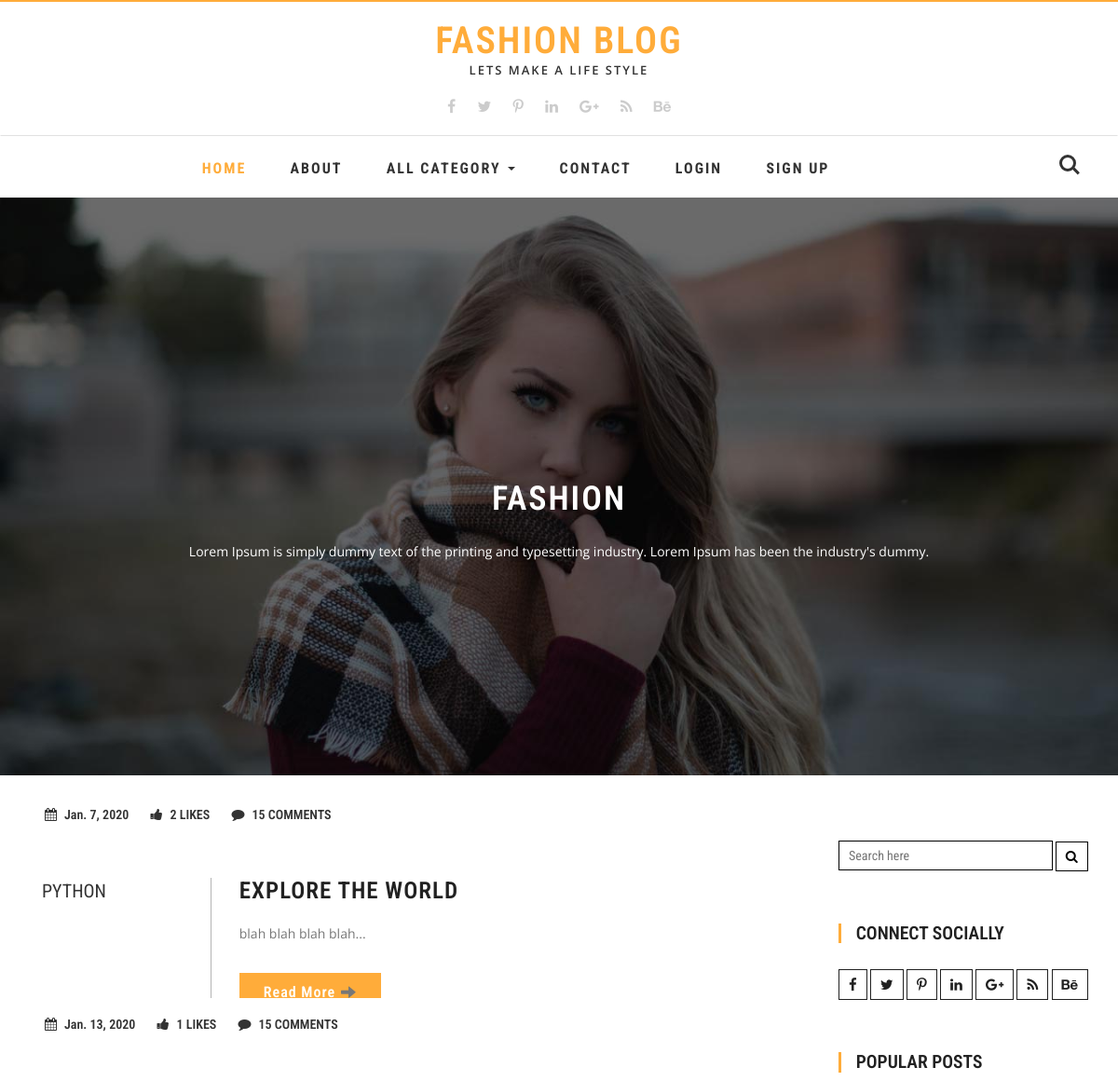
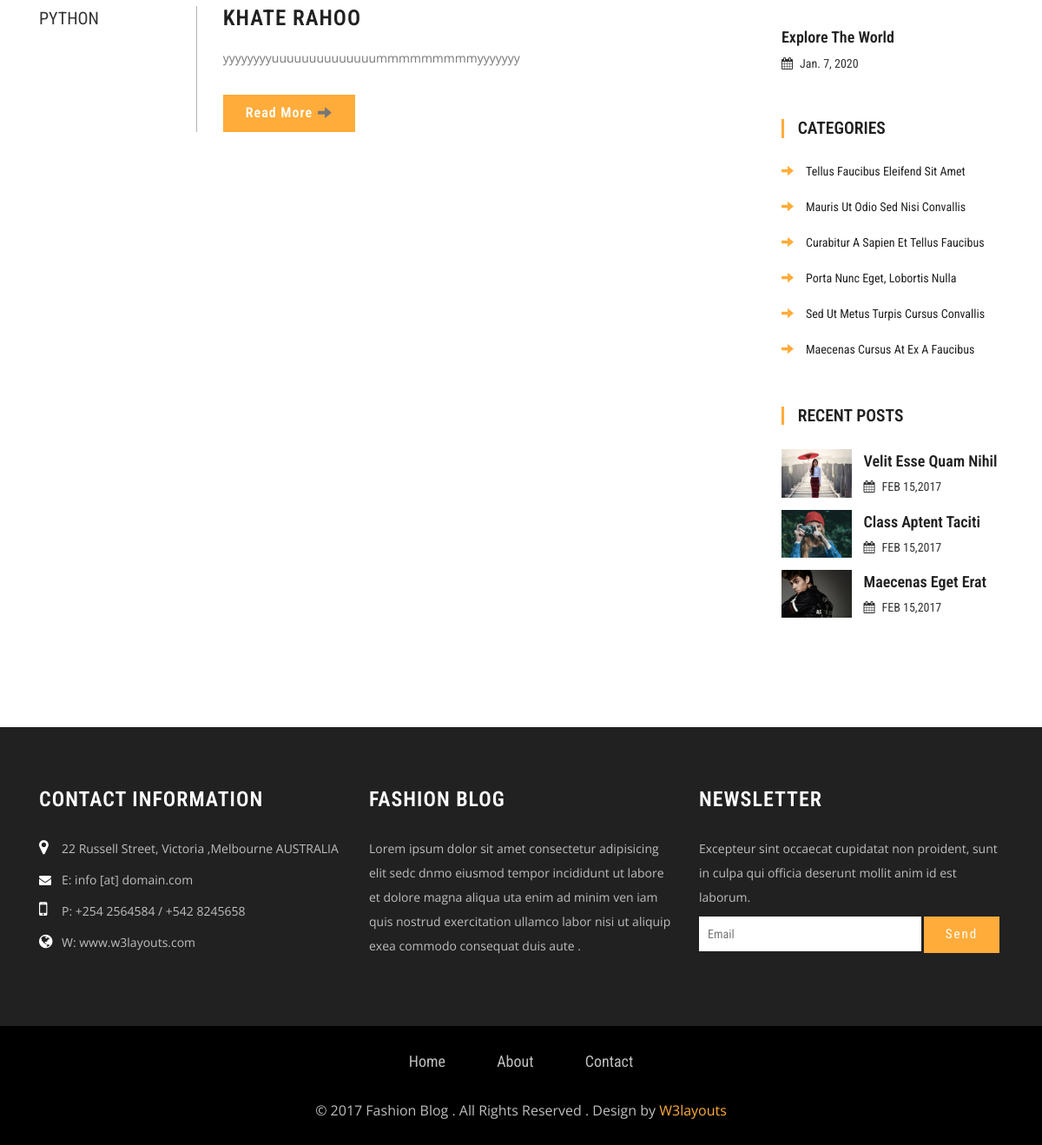
The page / on the database its author committed (2 pictures, top to bottom).
### Blog/models.py (models this page shows, shortened)
class Post(models.Model):
    cat = models.ForeignKey(Category,on_delete=models.CASCADE,null=True)
    usr = models.ForeignKey(User,on_delete=models.CASCADE,null=True)
    title = models.CharField(max_length=100,null=True)
    short_des = models.TextField(null=True)
    Long_des = models.TextField(null=True)
    image = models.FileField(null=True)
    date = models.DateField(null=True)

### Blog/views.py (the view)
# urls.py: 2. Add a URL to urlpatterns:  path('', Home.as_view(), name='home')
def Home(request):
    all_post = Post.objects.all()
    li = []
    for i in all_post:
        like = LikeComment.objects.filter(post_data=i,like = True).count()
        li.append(like)
    z = zip(all_post,li)
    top3,recent3 = Recent_and_popular()
    d= {"allcat":All_category(),"all_post":z,"top3":top3,"recent3":recent3}
    return render(request,'index.html',d)

### Blog/views.py (called while the page is built)
def All_category():
    all_cat = Category.objects.all()
    return all_cat

def Recent_and_popular():
    allpost = Post.objects.all()
    recent_three = allpost[::-1][:3]
    like = []
    le = len(allpost)
    newpost = []
    for i in allpost:
        l = LikeComment.objects.filter( post_data=i,like=True).count()
        like.append(l)
        for i in range (le):
            if max(like) > 0:
                m = max(like)
                p = like.index(m)
                po = allpost[p]
                like.pop(p)
                like.insert(p,0)
                newpost.append(po)
        top_three = newpost[:3]
        return top_three,recent_three

### Blog/templates/index.html (shortened to what this page needs)
{% extends 'base.html' %}
{% load static %}
{% block body %}
	<div class="w3-slider">
		<ul id="demo1">
			<li>
				<img src="{% static 'images/1.jpg' %}" alt="" />
				<div class="slide-desc">
					<h3>Fashion</h3>
					<p>Lorem Ipsum is simply dummy text of the printing and typesetting industry. Lorem Ipsum has been the industry's dummy. </p>
				</div>
			</li>
		</ul>
	</div>
	<div class="container">
		<div class="banner-btm-agile">
			<div class="col-md-9 btm-wthree-left">
				{% for p,l in all_post %}
				<div class="wthree-top">
					<div class="w3agile-top">
						<div class="w3agile-middle">
						<ul>
							<li><a href="#"><i class="fa fa-calendar" aria-hidden="true"></i>{{ p.date }}</a></li>
							<li><a href="{% url 'like' p.id %}"><i class="fa fa-thumbs-up" aria-hidden="true"></i>{{ l }} LIKES</a></li>
							<li><a href="#"><i class="fa fa-comment" aria-hidden="true"></i>15 COMMENTS</a></li>
						</ul>
					</div>
					</div>
					<div class="w3agile-bottom">
						<div class="col-md-3 w3agile-left">
							<h5>{{ p.usr.username }}</h5>
						</div>
						<div class="col-md-9 w3agile-right">
							<h3><a href="singlepage.html">{{ p.title }} </a></h3>
							<p>{{ p.short_des }}</p>
							<a class="agileits w3layouts" href="{% url 'blog_d' p.id %}">Read More<span class="glyphicon agileits w3layouts glyphicon-arrow-right" aria-hidden="true"></span></a>
						</div>
							<div class="clearfix"></div>
					</div>
				</div>
				{% endfor %}
			</div>
			<div class="col-md-3 w3agile_blog_left">
				<div class="wthreesearch">
							<form action="#" method="post">
								<input type="search" name="Search" placeholder="Search here" required="">
								<button type="submit" class="btn btn-default search" aria-label="Left Align">
									<i class="fa fa-search" aria-hidden="true"></i>
								</button>
							</form>
				</div>
				<div class="agileinfo_calender">
				<h3>CONNECT SOCIALLY</h3>
				<div class="w3ls-social-icons-1">
					<a class="facebook" href="#"><i class="fa fa-facebook"></i></a>
					<a class="twitter" href="#"><i class="fa fa-twitter"></i></a>
					<a class="pinterest" href="#"><i class="fa fa-pinterest-p"></i></a>
					<a class="linkedin" href="#"><i class="fa fa-linkedin"></i></a>
					<a class="linkedin" href="#"><i class="fa fa-google-plus"></i></a>
					<a class="linkedin" href="#"><i class="fa fa-rss"></i></a>
					<a class="linkedin" href="#"><i class="fa fa-behance"></i></a>
				</div>
				</div>
				<div class="w3ls_popular_posts">
					<h3>Popular Posts</h3>
					{% for i in top3 %}
					<div class="agileits_popular_posts_grid">
						<h4><a href="singlepage.html">{{ i.title }}</a></h4>
						<h5><i class="fa fa-calendar" aria-hidden="true"></i>{{ i.date }}</h5>
					</div>
				</div>
				{% endfor %}
				<div class="w3l_categories">
					<h3>Categories</h3>
					<ul>
						<li><a href="singlepage.html"><span class="glyphicon glyphicon-arrow-right" aria-hidden="true"></span>tellus faucibus eleifend sit amet</a></li>
						<li><a href="singlepage.html"><span class="glyphicon glyphicon-arrow-right" aria-hidden="true"></span>Mauris ut odio sed nisi convallis</a></li>
						<li><a href="singlepage.html"><span class="glyphicon glyphicon-arrow-right" aria-hidden="true"></span>Curabitur a sapien et tellus faucibus</a></li>
						<li><a href="singlepage.html"><span class="glyphicon glyphicon-arrow-right" aria-hidden="true"></span>porta nunc eget, lobortis nulla</a></li>
						<li><a href="singlepage.html"><span class="glyphicon glyphicon-arrow-right" aria-hidden="true"></span>Sed ut metus turpis cursus convallis</a></li>
						<li><a href="singlepage.html"><span class="glyphicon glyphicon-arrow-right" aria-hidden="true"></span>Maecenas cursus at ex a faucibus</a></li>
					</ul>
				</div>
			<div class="w3ls_recent_posts">
					<h3>Recent Posts</h3>
					<div class="agileits_recent_posts_grid">
						<div class="agileits_recent_posts_gridl">
							<div class="w3agile_special_deals_grid_left_grid">
									<a href="singlepage.html"><img src="{% static 'images/r1.jpg' %}" class="img-responsive" alt="" /></a>
								</div>
						</div>
						<div class="agileits_recent_posts_gridr">
							<h4><a href="singlepage.html">velit esse quam nihil</a></h4>
							<h5><i class="fa fa-calendar" aria-hidden="true"></i>FEB 15,2017</h5>
						</div>
						<div class="clearfix"> </div>
					</div>
					<div class="agileits_recent_posts_grid">
						<div class="agileits_recent_posts_gridl">
							<div class="w3agile_special_deals_grid_left_grid">
									<a href="singlepage.html"><img src="{% static 'images/r2.jpg' %}" class="img-responsive" alt="" /></a>
								</div>
						</div>
						<div class="agileits_recent_posts_gridr">
							<h4><a href="singlepage.html">Class aptent taciti </a></h4>
							<h5><i class="fa fa-calendar" aria-hidden="true"></i>FEB 15,2017</h5>
						</div>
						<div class="clearfix"> </div>
					</div>
					<div class="agileits_recent_posts_grid">
						<div class="agileits_recent_posts_gridl">
							<div class="w3agile_special_deals_grid_left_grid">
									<a href="singlepage.html"><img src="{% static 'images/r3.jpg' %}" class="img-responsive" alt="" /></a>
								</div>
						</div>
						<div class="agileits_recent_posts_gridr">
							<h4><a href="singlepage.html">Maecenas eget erat </a></h4>
							<h5><i class="fa fa-calendar" aria-hidden="true"></i>FEB 15,2017</h5>
						</div>
						<div class="clearfix"> </div>
					</div>
				</div>
			</div>
			<div class="clearfix"></div>
		</div>
	</div>
{% endblock %}

### Blog/templates/base.html (shortened to what this page needs)
<!DOCTYPE html>
<html lang="en">
<head>
	{% load static %}
<link href="{% static 'css/font-awesome.min.css' %}" rel="stylesheet" type="text/css" media="all" />
<link href="{% static 'css/bootstrap.min.css' %}" rel="stylesheet" type="text/css" media="all" />
<link href="{% static 'css/style.css' %}" rel="stylesheet" type="text/css" media="all" />
<link rel="stylesheet" href="{% static 'css/flexslider.css' %}" type="text/css" media="screen" property="" />
<link href="{% static 'css/skdslider.css' %}" rel="stylesheet">
</head>
<body>
	<header>
		<div class="w3layouts-top-strip">
			<div class="container">
				<div class="logo">
					<h1><a href="{% url 'home' %}">Fashion Blog</a></h1>
					<p>lets make a Life style</p>
				</div>
				<div class="w3ls-social-icons">
					<a class="facebook" href="#"><i class="fa fa-facebook"></i></a>
					<a class="twitter" href="#"><i class="fa fa-twitter"></i></a>
					<a class="pinterest" href="#"><i class="fa fa-pinterest-p"></i></a>
					<a class="linkedin" href="#"><i class="fa fa-linkedin"></i></a>
					<a class="linkedin" href="#"><i class="fa fa-google-plus"></i></a>
					<a class="linkedin" href="#"><i class="fa fa-rss"></i></a>
					<a class="linkedin" href="#"><i class="fa fa-behance"></i></a>
				</div>
			</div>
		</div>
			<nav class="navbar navbar-default">
			  <div class="container">
				<div class="collapse navbar-collapse" id="bs-example-navbar-collapse-1">
				  <ul class="nav navbar-nav">
					<li><a class="active" href="{% url 'home' %}">Home</a></li>
					<li><a href="{% url 'about' %}">About</a></li>
					<li class="dropdown">
					  <a href="#" class="dropdown-toggle" data-toggle="dropdown" role="button" aria-haspopup="true" aria-expanded="false">All Category <span class="caret"></span></a>
					</li>
					<li><a href="{% url 'contact' %}">Contact</a></li>
					<li><a href="{% url 'login' %}">Login</a></li>
					<li><a href="{% url 'signup' %}">Sign Up</a></li>
					  <li><a href="{% url 'login' %}"></a></li>
				  </ul>
				</div>
				<div class="w3_agile_login">
							<div class="cd-main-header">
								<a class="cd-search-trigger" href="#cd-search"> <span></span></a>
							</div>
						</div>
						<div class="clearfix"> </div>
			  </div>
			</nav>
	</header>
{% block body %}
{% endblock %}
	<div class="footer-agile-info">
		<div class="container">
			<div class="col-md-4 w3layouts-footer">
				<h3>Contact Information</h3>
					<p><span><i class="fa fa-map-marker" aria-hidden="true"></i></span>22 Russell Street, Victoria ,Melbourne AUSTRALIA </p>
					<p><span><i class="fa fa-envelope" aria-hidden="true"></i></span><a href="#">E: info [at] domain.com</a> </p>
					<p><span><i class="fa fa-mobile" aria-hidden="true"></i></span>P: +254 2564584 / +542 8245658 </p>
					<p><span><i class="fa fa-globe" aria-hidden="true"></i></span><a href="#">W: www.w3layouts.com</a></p>
			</div>
			<div class="col-md-4 wthree-footer">
				<h2>Fashion Blog</h2>
				<p>Lorem ipsum dolor sit amet consectetur adipisicing elit sedc dnmo eiusmod tempor incididunt ut labore et dolore magna aliqua uta enim ad minim ven iam quis nostrud exercitation ullamco labor nisi ut aliquip exea commodo consequat duis aute .</p>
			</div>
			<div class="col-md-4 w3-agile">
				<h3>Newsletter</h3>
				<p>Excepteur sint occaecat cupidatat non proident, sunt in culpa qui officia deserunt mollit anim id est laborum.</p>
				<form action="#" method="post">
					<input type="email" name="Email" placeholder="Email" required="">
					<input type="submit" value="Send">
				</form>
			</div>
		</div>
	</div>
	<div class="copyright">
		<div class="container">
			<div class="w3agile-list">
				<ul>
					<li><a href="{% url 'home' %}">Home</a></li>
					<li><a href="{% url 'about' %}">About</a></li>
					<li><a href="{% url 'contact' %}">Contact</a></li>
				</ul>
			</div>
			<div class="agileinfo">
				<p>© 2017 Fashion Blog . All Rights Reserved . Design by <a href="http://w3layouts.com/">W3layouts</a></p>
			</div>
		</div>
	</div>
</body>
</html>

### Blog/static/css/flexslider.css (style rules this page uses)
.slides, .flex-control-nav, .flex-direction-nav { margin: 0; padding: 0; list-style: none; }
.slides:after { content: "."; display: block; clear: both; visibility: hidden; line-height: 0; height: 0; }

### Blog/static/css/skdslider.css (style rules this page uses)
.skdslider ul.slides { margin:0; padding:0; list-style-type:none; }
.skdslider ul.slides li { display: none; }
.skdslider ul.slides li img { width: 100%; border:0; }
.skdslider .slide-desc { left: 0; padding: 20px; position: absolute; bottom: 28%; width: 100%; display: inline-block; text-align:center; }
.skdslider .slide-desc > h3 { color: #ffffff; font-size: 50px; margin-bottom: 20px; padding: 10px; width: 100%; margin: 0 auto; font-weight:600; letter-spacing: 2px; text-transform:uppercase; }
.skdslider .slide-desc > p { color: #FFFFFF; font-size: 18px; line-height: 28px; margin: 0px auto 20px; width: 42%; padding: 12px; }
@media (max-width: 1440px) { .skdslider .slide-desc > p { width: 70%; } }
@media (max-width: 1440px) { .skdslider .slide-desc > h3 { font-size: 38px; } }
@media (max-width: 1440px) { .skdslider .slide-desc { bottom: 31%; } }
@media (max-width: 1366px) { .skdslider .slide-desc > h3 { font-size: 36px; } }
@media (max-width: 1366px) { .skdslider .slide-desc > p { width: 75%; } }
@media (max-width: 1366px) { .skdslider .slide-desc { bottom: 28%; } }
@media (max-width: 1280px) { .skdslider .slide-desc > p { font-size: 14px; } }

### rows shown on the page
Post: date "Jan. 7, 2020", l "2", usr.username "PYTHON", title "EXPLORE THE WORLD", short_des "blah blah blah blah...", title "Explore The World"
Post: date "Jan. 13, 2020", l "1", usr.username "PYTHON", title "KHATE RAHOO", short_des "yyyyyyyyuuuuuuuuuuuuuummmmmmmmmyyyyyyy"
